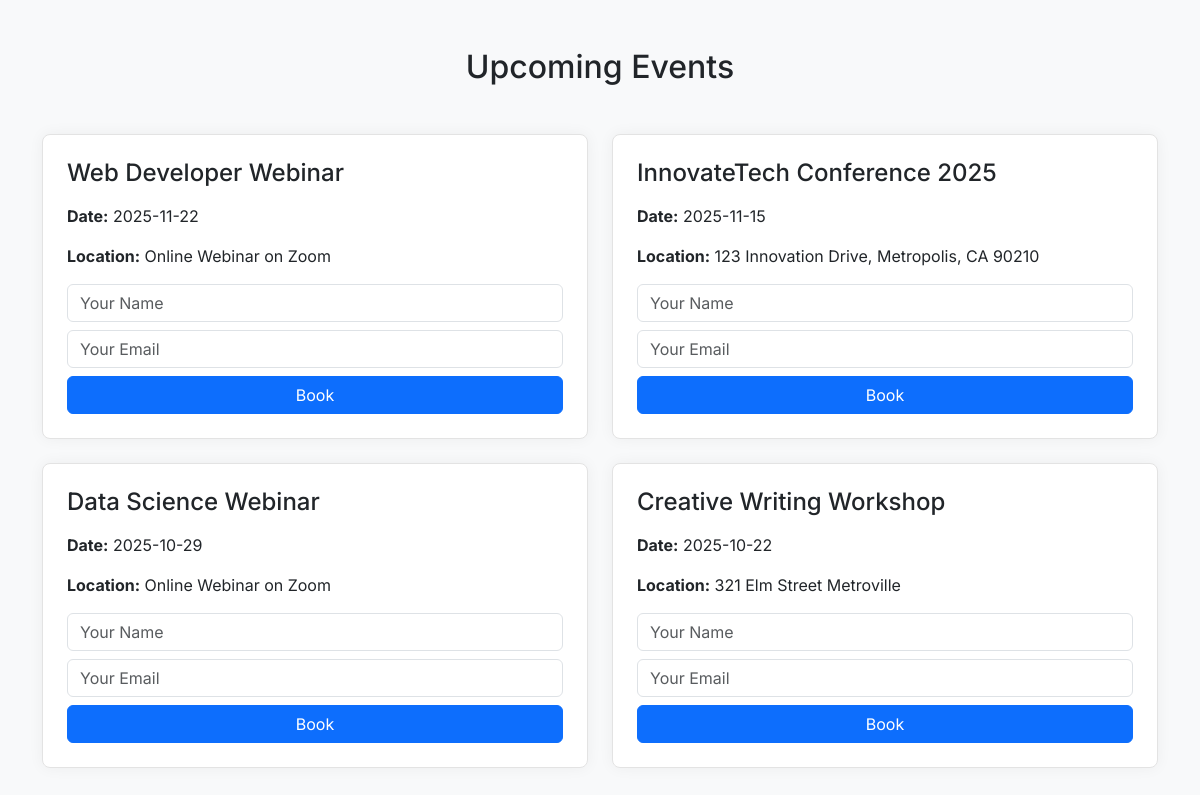
Screenshot of /events.php with the database file from the repository.
### tables this page shows
CREATE TABLE `events` (
  `id` int(11) NOT NULL,
  `title` varchar(255) NOT NULL,
  `date` date NOT NULL,
  `location` varchar(255) NOT NULL
);

### events.php (the view, shortened to what this page needs)
<?php include 'config.php'; ?>
<!DOCTYPE html>
<html lang="en">
<head>
    <link href="https://cdn.jsdelivr.net/npm/bootstrap@5.3.0/dist/css/bootstrap.min.css" rel="stylesheet">
</head>
<body>
<div class="container py-5">
    <h2 class="text-center mb-5">Upcoming Events</h2>
    <div class="row">
        <?php
        $result = $conn->query("SELECT * FROM events ORDER BY date DESC");
        if ($result->num_rows > 0) {
            while ($event = $result->fetch_assoc()) {
                echo "
                <div class='col-md-6 mb-4'>
                    <div class='event-card p-4 bg-white h-100'>
                        <h4 class='mb-3'>{$event['title']}</h4>
                        <p><strong>Date:</strong> {$event['date']}</p>
                        <p><strong>Location:</strong> {$event['location']}</p>
                        <form method='post' action='book_event.php' class='mt-3'>
                            <input type='hidden' name='event_id' value='{$event['id']}'>
                            <div class='mb-2'>
                                <input type='text' name='name' class='form-control' placeholder='Your Name' required>
                            </div>
                            <div class='mb-2'>
                                <input type='email' name='email' class='form-control' placeholder='Your Email' required>
                            </div>
                            <button type='submit' class='btn btn-primary w-100'>Book</button>
                        </form>
                    </div>
                </div>
                ";
            }
        } else {
            echo "<div class='col-12 text-center'><p>No events found.</p></div>";
        }
        ?>
    </div>
</div>
</body>
</html>

### events.php (style rules this page uses)
body { font-family: 'Inter', sans-serif; background-color: #f8f9fa; }
.event-card { box-shadow: 0 0 15px rgba(0,0,0,0.05); border: 1px solid #e3e3e3; border-radius: 8px; }
.form-control { border-radius: 6px; }

### rows the page displays
events: title "Web Developer Webinar", date "2025-11-22", location "Online Webinar on Zoom"
events: title "InnovateTech Conference 2025", date "2025-11-15", location "123 Innovation Drive, Metropolis, CA 90210"
events: title "Data Science Webinar", date "2025-10-29", location "Online Webinar on Zoom"
events: title "Creative Writing Workshop", date "2025-10-22", location "321 Elm Street Metroville"
